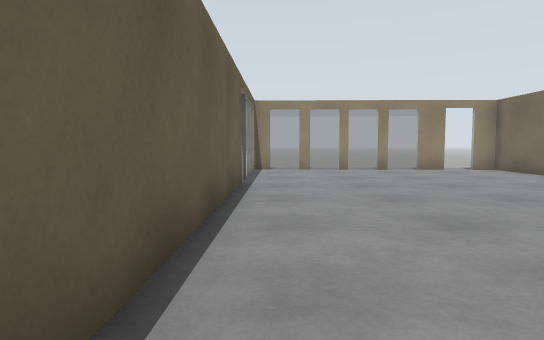
view 1 (above)

12 first-person views from a walk through a Gazebo world. The camera is 0.94 m above the floor, tilts 4° down and sees 75° across. The floor is counted in squares, 1 m on a side. Each view is taken from the middle of a square. On the plan, view 1 faces up. The plan holds only what a view shows up to about 12 squares ahead; the rest is blank.

view 2
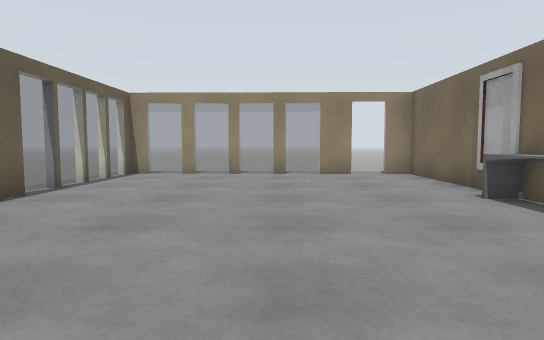

view 3
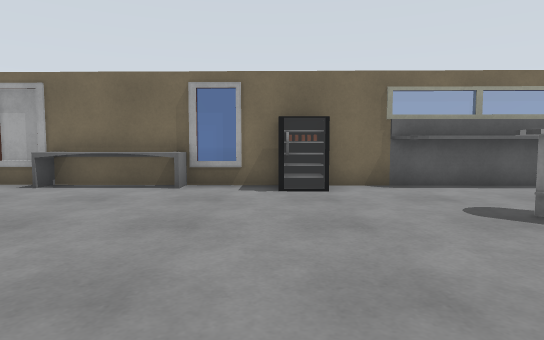

view 4
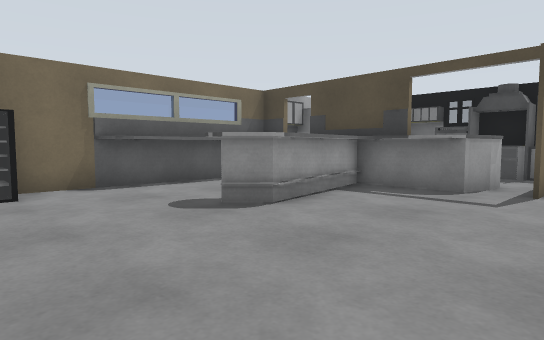

view 5
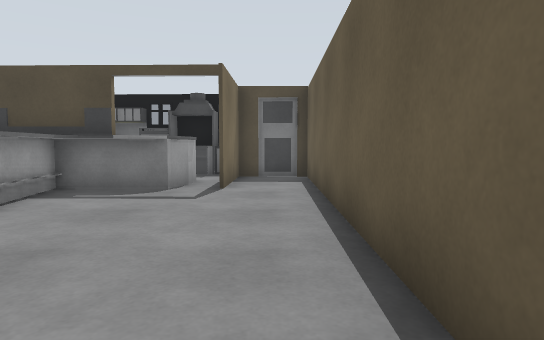

view 6
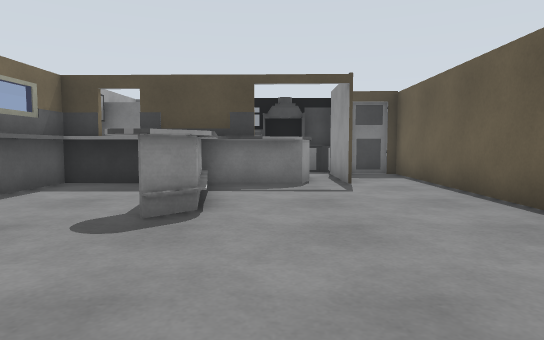

view 7
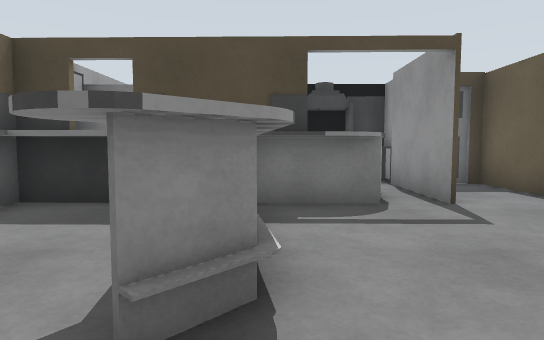

view 8
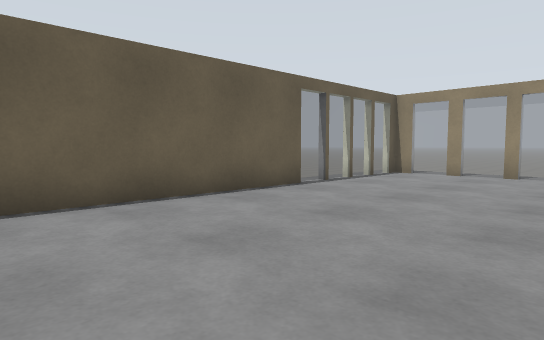

view 9
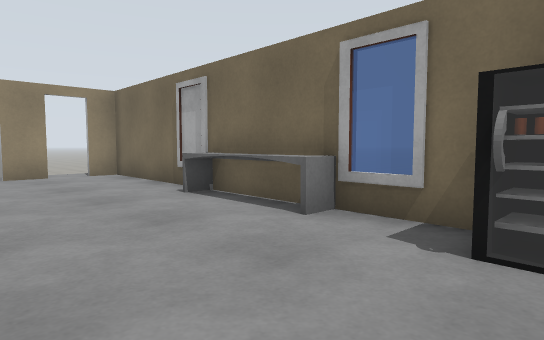

view 10
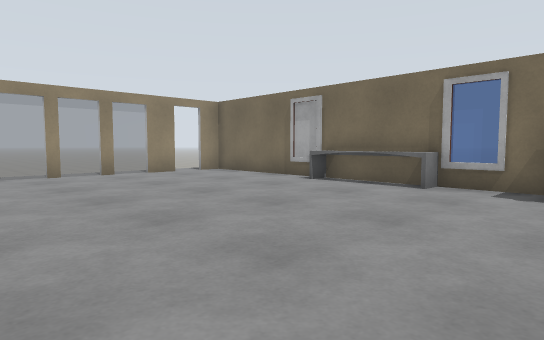

view 11
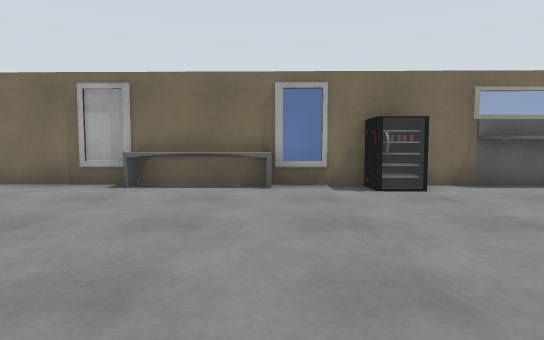

view 12
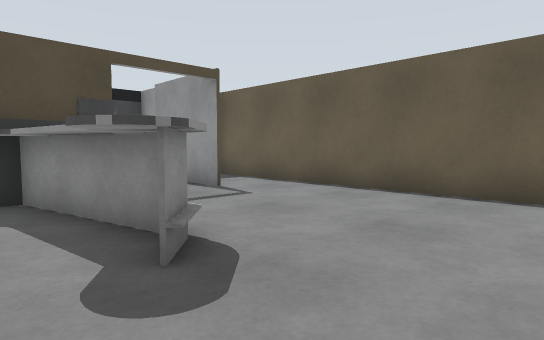

### Floor plan
Key: @ floor where view 1 was taken; # wall or solid block; . floor; / step, stairs or slope; = window, fence, low wall or low ledge.
Columns run from 1 left of view 1 to 9 right of it. Each row starts with its distance up from view 1.
 15    ///
 14 #======#.##
 13 =.........#
 12 =.........#
 11 #.........#
 10 =.........#
  9 =.........#
  8 #........=#
  7 #........#
  6 #........#
  5 #........#
  4 #........=
  3 #........#
  2 #.......=#
  1 #........#
  0 #@.......#
 -1 #....##..#
 -2 #....##..#
 -3 #....##..#
 -4 #...######
 -5 #.########
 -6 #.##    ##
 -7 #.#
 -8 ###
 -9   #####

Positions as (right, up) in squares from view 1, and headings:
1: (0, 0), facing up
2: (4, 2), facing up
3: (0, 3), facing right
4: (0, 3), facing down-right
5: (0, 3), facing down
6: (3, 4), facing down
7: (4, 1), facing down
8: (5, 2), facing up-left
9: (4, 2), facing up-right
10: (0, 2), facing up-right
11: (0, 5), facing right
12: (6, 2), facing down-left
